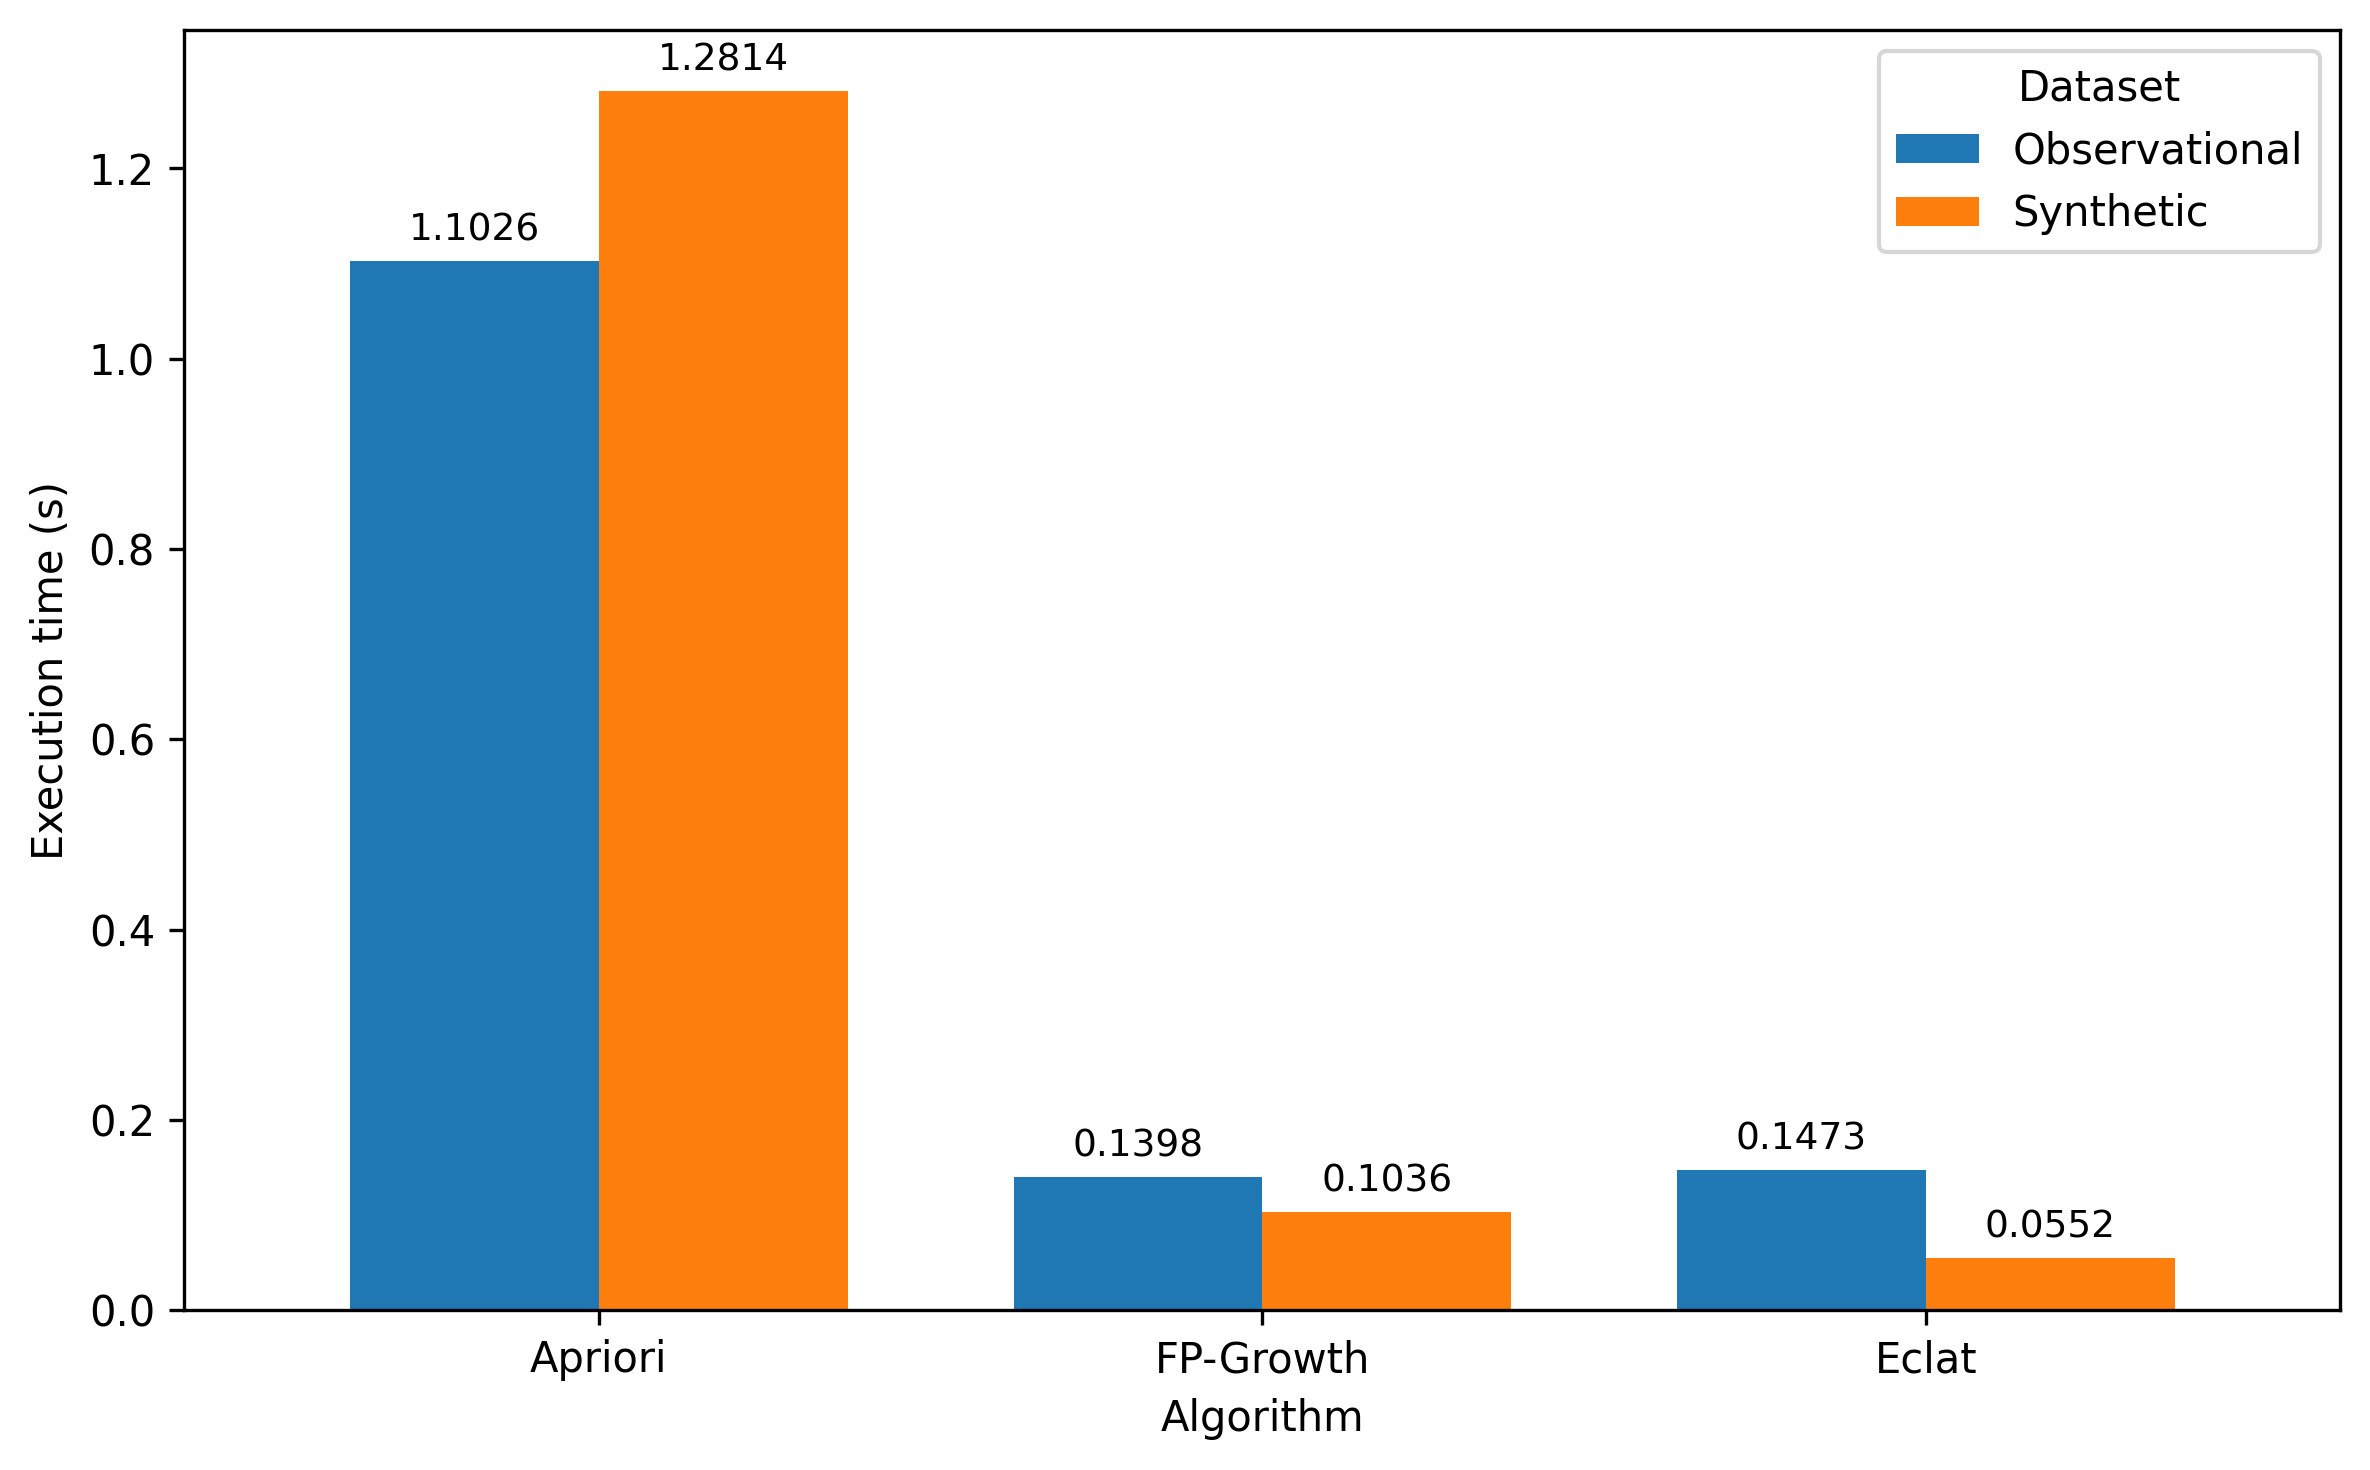

Python code for this plot:
import pandas as pd
import matplotlib.pyplot as plt
from pathlib import Path

# ============================================================
# Figure 9 - Execution time of ARM algorithms
# ============================================================

# Ajuste o caminho se o arquivo estiver em outra pasta
RESULTS_ALGORITHM_COMPARISON_TABLE_PATH = Path("outputARM/results_algorithm_comparison_table.csv")
EXECUTION_TIME_OF_ALGORITHMS_PATH = Path("images/execution_time_of_algorithms.png")


def load_algorithm_comparison(path: Path) -> pd.DataFrame:
    """
    Carrega a tabela comparativa dos algoritmos.
    """
    if not path.exists():
        raise FileNotFoundError(f"File not found: {path}")

    df = pd.read_csv(path)

    required_columns = [
        "Dataset",
        "Algorithm",
        "Time (s)",
    ]

    missing_columns = [col for col in required_columns if col not in df.columns]
    if missing_columns:
        raise ValueError(f"Missing columns in file: {missing_columns}")

    return df

if __name__ == "__main__":
    # Load data
    df = load_algorithm_comparison(RESULTS_ALGORITHM_COMPARISON_TABLE_PATH)

    # Padronização dos nomes para exibição no gráfico
    df["Dataset"] = df["Dataset"].replace({
        "observational": "Observational",
        "synthetic": "Synthetic",
    })

    df["Algorithm"] = df["Algorithm"].replace({
        "ECLAT": "Eclat",
    })

    # Ordem desejada no gráfico
    algorithm_order = ["Apriori", "FP-Growth", "Eclat"]
    dataset_order = ["Observational", "Synthetic"]

    df["Algorithm"] = pd.Categorical(
        df["Algorithm"],
        categories=algorithm_order,
        ordered=True,
    )

    df["Dataset"] = pd.Categorical(
        df["Dataset"],
        categories=dataset_order,
        ordered=True,
    )

    df = df.sort_values(["Algorithm", "Dataset"])

    # Pivot para gráfico de barras agrupadas
    plot_df = df.pivot(
        index="Algorithm",
        columns="Dataset",
        values="Time (s)",
    )

    # Plot
    ax = plot_df.plot(
        kind="bar",
        figsize=(8, 5),
        width=0.75,
    )

    # ax.set_title(
    #     "Execution time of association rule mining algorithms",
    #     fontsize=13,
    # )

    ax.set_xlabel("Algorithm")
    ax.set_ylabel("Execution time (s)")

    ax.legend(title="Dataset")
    ax.tick_params(axis="x", rotation=0)

    # Valores acima das barras
    for container in ax.containers:
        ax.bar_label(container, fmt="%.4f", padding=3, fontsize=9)

    plt.tight_layout()

    # Save figure
    plt.savefig(EXECUTION_TIME_OF_ALGORITHMS_PATH, dpi=300, bbox_inches="tight")
    plt.show()

    print(f"Figure saved as: {EXECUTION_TIME_OF_ALGORITHMS_PATH}")
